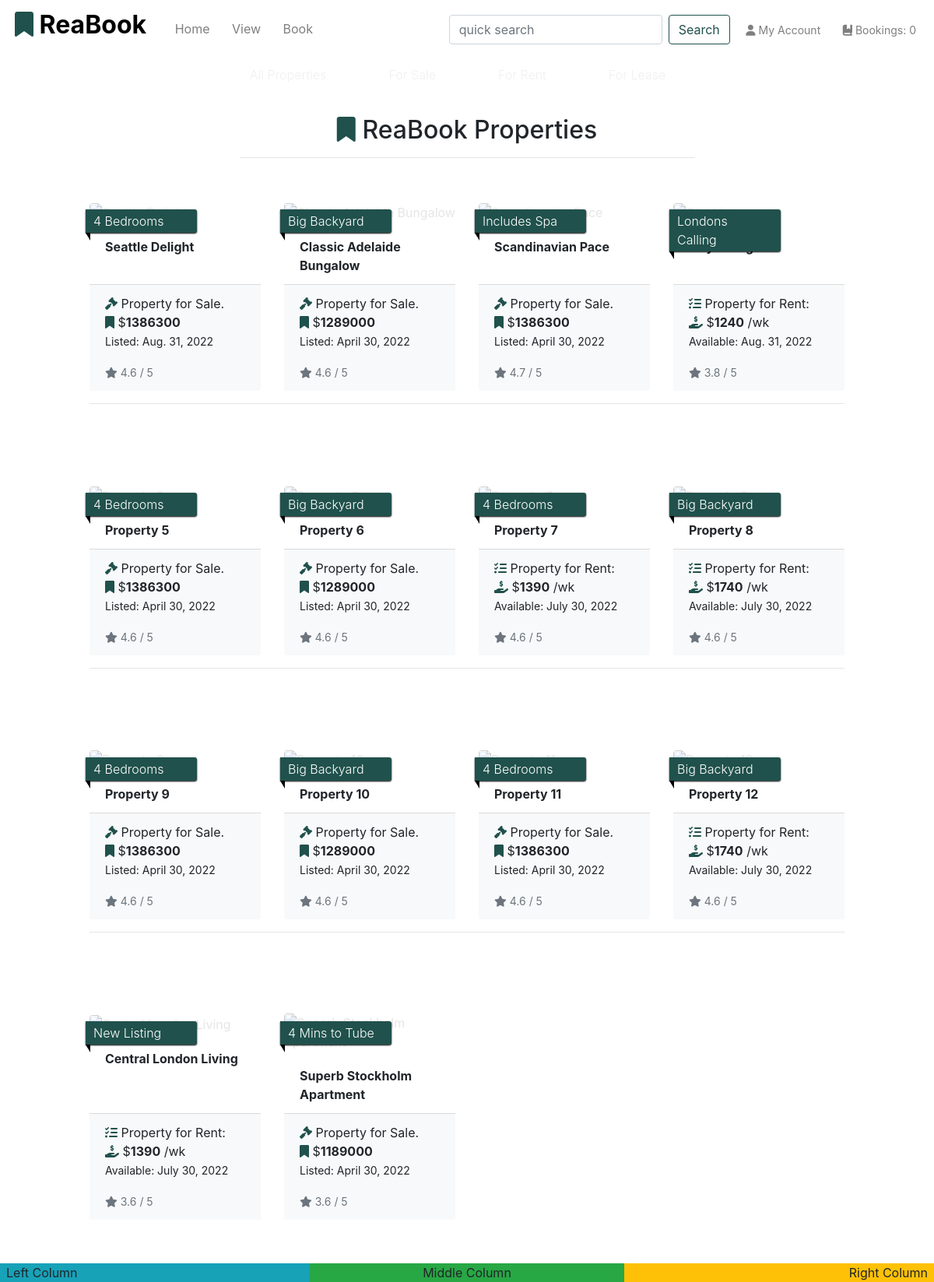
The page /properties/ on the database as committed earlier.
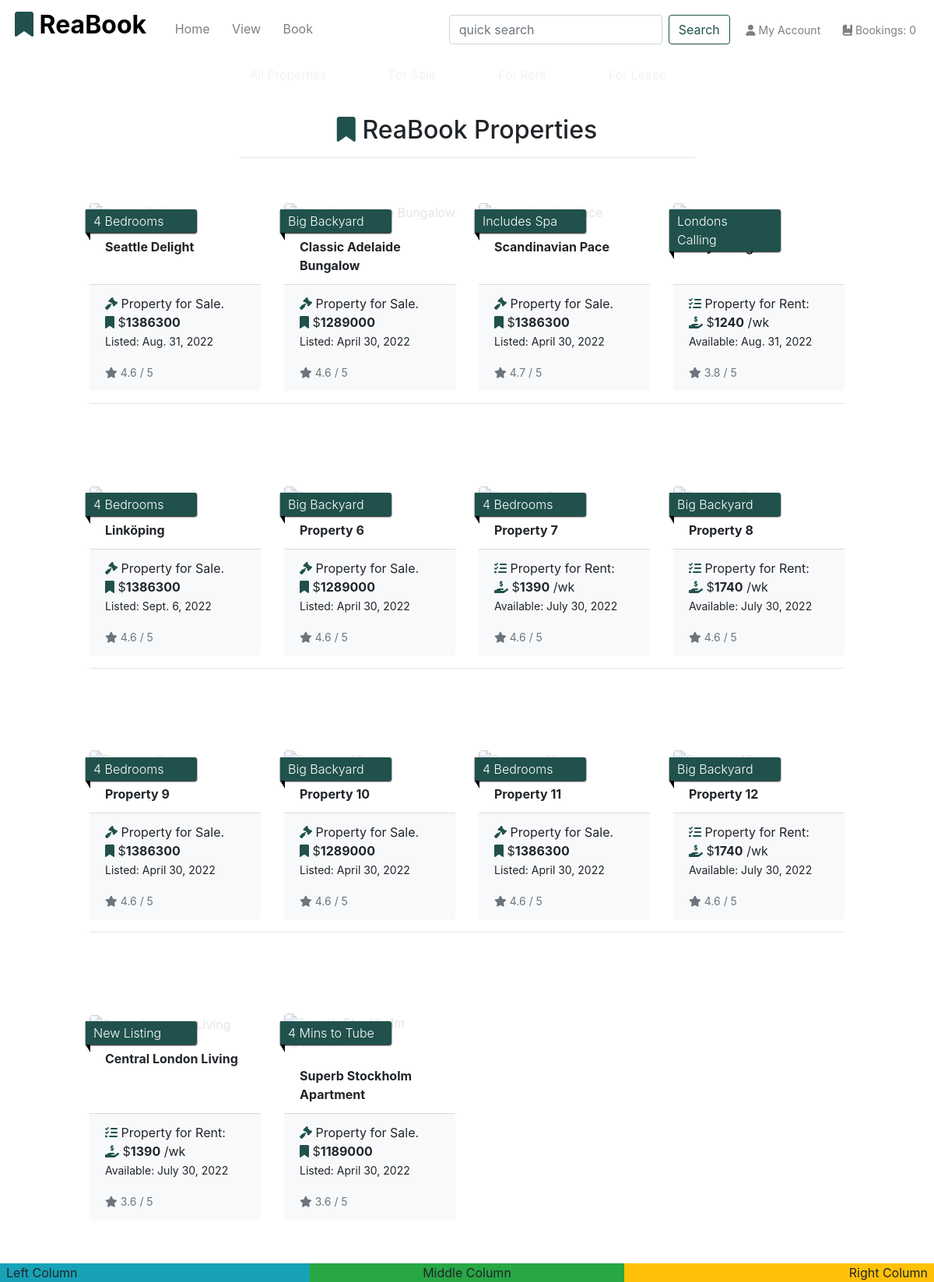
The same page on the database as committed later.
### app_properties/models.py (models this page shows, shortened)
class Property(models.Model):
    category = models.ForeignKey(
        'Category', null=True, blank=True, on_delete=models.SET_NULL
        )
    sector = models.ForeignKey(
        'Sector', null=True, blank=True, on_delete=models.SET_NULL
        )
    title_no = models.CharField(max_length=254, null=True, blank=True)
    name = models.CharField(max_length=30)
    ribbon_feature = models.CharField(max_length=20, default="New Listing")
    description = models.TextField()
    sale_price = models.IntegerField(null=False, blank=False, default=0)
    rent_pw = models.IntegerField(null=False, blank=False, default=0)
    rating = models.DecimalField(
        max_digits=3, decimal_places=1, null=True, blank=True
        )
    main_image_url = models.URLField(max_length=1024, null=True, blank=True)
    main_image = models.ImageField(null=True, blank=True)
    bath_image = models.ImageField(null=True, blank=True)
    kitchen_image = models.ImageField(null=True, blank=True)
    bedroom_image = models.ImageField(null=True, blank=True)
    living_image = models.ImageField(null=True, blank=True)
    main_image = models.ImageField(null=True, blank=True)
    bedrooms = models.IntegerField(null=False, blank=False)
    bathrooms = models.IntegerField(null=False, blank=False)
    carports = models.IntegerField(null=False, blank=False)
    land_area = models.IntegerField(null=True, blank=True)
    building_area = models.IntegerField(null=True, blank=True)
    air_conditioning = models.IntegerField(null=False, blank=False)
    unit_no = models.IntegerField(null=True, blank=True)
    house_no = models.IntegerField(null=True, blank=True)
    level = models.IntegerField(null=True, blank=True)
    street = models.CharField(max_length=40, null=True, blank=True)
    suburb = models.CharField(max_length=40)
    city = models.CharField(max_length=40)
    state = models.CharField(max_length=40, null=True, blank=True)
    country = models.CharField(max_length=40, null=True, blank=True)
    postcode = models.CharField(max_length=10)
    build_date = models.DateField(null=True, blank=True)
    list_date = models.DateField()
    list_duration = models.IntegerField(null=False, blank=False, default=30)
    date_available = models.DateField(null=True, blank=True)
    owner_fname = models.CharField(max_length=254, null=True, blank=False)
    owner_lname = models.CharField(max_length=254, null=True, blank=False)
    class Meta:
        verbose_name_plural = 'Properties'

### app_properties/views.py (the view)
# urls.py: path('', views.all_properties, name='properties'),
def all_properties(request):
    properties = Property.objects.all()
    context = {
        'properties': properties,
    }
    return render(request, 'properties/properties.html', context)

### app_properties/templates/properties/properties.html (shortened to what this page needs)
{% extends 'base.html' %}
{% load static %}
{% block page_header %}
<div class="container header-container-subpages">
</div>
{% endblock %}
{% block content %}
<div class="container-fluid">
    <div class="row">
        <div class="col text-center mt-4">
            <h2 class="logo-font"><i class="fas fa-bookmark reabook-logo"></i> ReaBook Properties</h2>
            <hr class="w-50 mb-2">
        </div>
    </div>
    <div class="row">
        <div class="product-container col-10 offset-1">
            <div class="row">
                {% for property in properties %}
                <div class="col-sm-6 col-md-6 col-lg-4 col-xl-3">
                    <div class="card property-card h-100 border-0">
                        <p class="ribbon font-weight-light">{{ property.ribbon_feature }}</p>
                        {% if property.main_image %}
                        <a href="">
                        </a>
                        {% else %}
                        <a href="">
                        </a>
                        {% endif %}
                        <div class="card-body pb-2">
                            <p class="mb-0 font-weight-bold">{{ property.name }}</p>
                        </div>
                        <div class="card-footer bg-light mt-1 bt-1 text-left">
                            <div class="row">
                                <div class="col">
                                    <p class="lead mb-0 text-left font-weight-bold">
                                        {% if property.sale_price > 0 %}
                                            <p class="fw-lighter fs-5"><i class="fas fa-gavel reabook-logo"></i> Property for Sale.
                                                <br><i class="fas fa-bookmark reabook-logo"></i> $<strong>{{ property.sale_price }}</strong>
                                                <br><small>Listed: {{ property.list_date }}</small></p>
                                            </p>
                                        {% else %}
                                            <p class="fw-lighter fs-6"><i class="fas fa-tasks reabook-logo"></i> Property for Rent:
                                                <br><i class="fas fa-hand-holding-usd reabook-logo"></i> $<strong>{{ property.rent_pw }}</strong> /wk
                                                <br><small>Available: {{ property.date_available }}</small></p>
                                        {% endif %}
                                    </p>
                                    {% if property.rating %}
                                    <small class="text-muted"><i class="fas fa-star mr-1"></i>{{ property.rating }} / 5</small>
                                    {% else %}
                                    <small class="text-muted">Not Rating Yet</small>
                                    {% endif %}
                                </div>
                            </div>
                        </div>
                    </div>
                </div>
                {% if forloop.counter|divisibleby:4 %}
                    <div class="col-12 d-none d-xl-block mb-5">
                        <hr>
                    </div>
                {% endif %}
                {% endfor %}
            </div>
        </div>
    </div>
</div>
{% endblock %}

Rows that differ between the two databases and show on the page:
changed Property: name "Property 5" → "Linköping"; list_date "April 30, 2022" → "Sept. 6, 2022"
